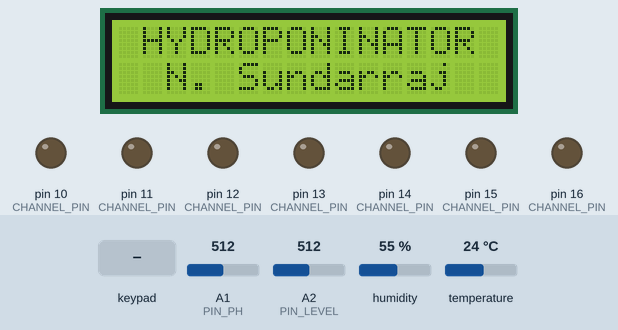
The sketch below on a simulated Arduino Mega 2560, built with avr-gcc and run on an emulated ATmega2560. Shown: 16×2 character LCD, output pins drawn as LEDs (lit = HIGH). The test bench sets the inputs (shaded band); at power-on: A2 (PIN_LEVEL) = 512, A1 (PIN_PH) = 512, humidity 55 %, temperature 24 °C. EEPROM starts erased; what the sketch prints to the serial monitor is not drawn.

Above: at 1.2 s.
1.3 s: A2 (PIN_LEVEL) set to 214
At 3.2 s:
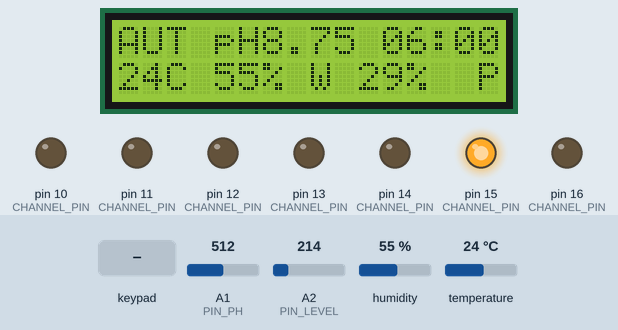
3.5 s: A2 (PIN_LEVEL) set to 184
At 7.4 s:
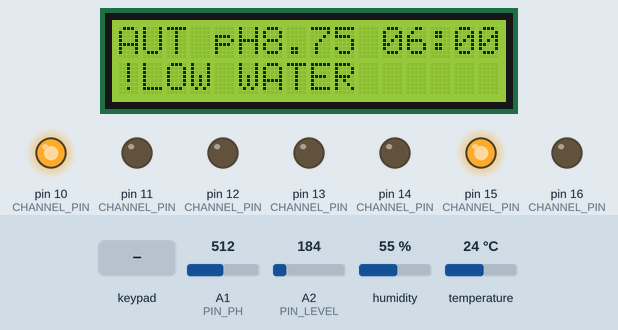
9.5 s: key 'B' pressed
At 11.0 s:
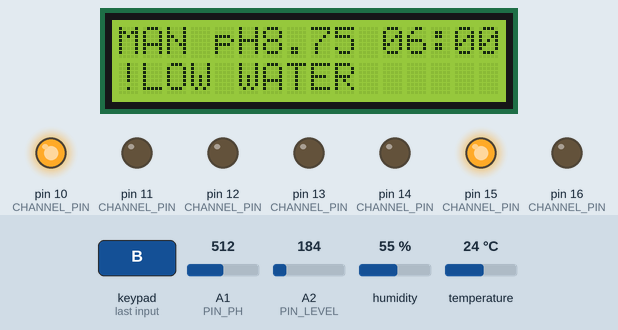
15.9 s: keypad keys 1 3 9 7 # pressed 0.4 s apart
At 21.0 s:
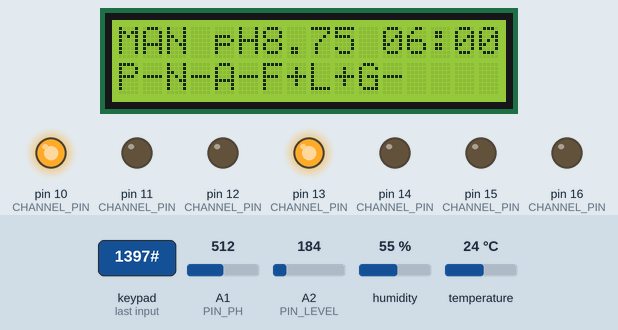
30.0 s: A1 (PIN_PH) set to 30
At 35.2 s:
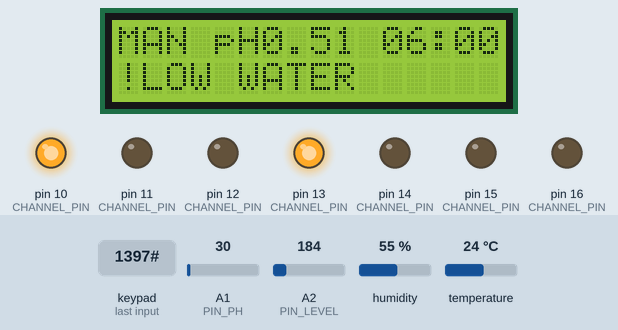
Timing chart, 0 to 36.5 s (numbered marks = the images above; inputs shaded):
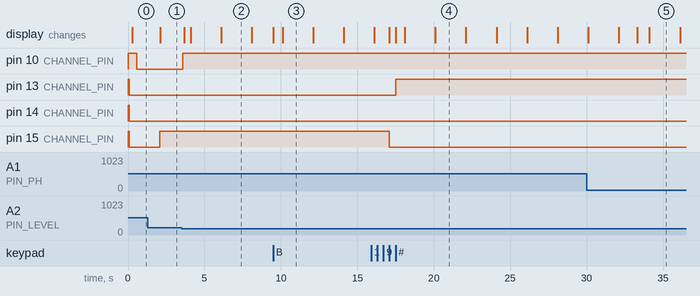

Measured:
- the behaviour switches between 196 and 195 on A2 (PIN_LEVEL) (found by bisection; images 1 and 2)
- after the input at 1.3 s, the display: changes after 0.79 s (image 1)
- after the input at 3.5 s, pin 10 (CHANNEL_PIN): LOW → HIGH after 0.07 s; the display: changes after 0.17 s (image 2)
- after the input at 9.5 s, the display: first changes at once (image 3 shows a later state)
- after the input at 15.9 s, pin 13 (CHANNEL_PIN): LOW → HIGH after 1.6 s; pin 15 (CHANNEL_PIN): HIGH → LOW after 1.2 s; the display: first differs from a run without the input after 1.2 s (image 4 shows a later state)
- after the input at 30.0 s, the display: first differs from a run without the input after 3.3 s (image 5 shows a later state)
- what the display in image 2 shows lasts 2.0 s, from 6.1 s to 8.1 s

The sketch:

Hydroponics.ino
```cpp
// Hydroponinator - automated hydroponics controller for Arduino Mega 2560
// Author: Nitish Sundarraj
//
// Hardware: 4x4 keypad, 16x2 LCD, DHT11, analog pH board, water-level strip,
// circulation pump + two mini dosing pumps, grow light, fluorescent tubes,
// fan and humidifier. Pin map in config.h.
//
// Libraries (Library Manager): "Keypad" (Mark Stanley, Alexander Brevig),
// "DHTlib" (Rob Tillaart), LiquidCrystal and EEPROM (bundled).
//
// This file is only the hardware layer: it samples sensors on a schedule,
// never blocks, and passes everything to hydro::Controller (src/), which
// holds all of the decisions and is unit-tested on a PC.
//
// Keys
//   A automatic   B manual   C monitor pages   D economy
//   manual mode:  1/4 pump on/off   2/5 nutrient   3/6 pH-down
//                 7/* fan           8/0 fluorescent 9/# grow light
//   monitor:      # next page   * set clock   0 calibrate pH (7 then 4)

#include <Keypad.h>
#include <LiquidCrystal.h>
#include <dht.h>
#include <EEPROM.h>
#include <avr/wdt.h>
#include <stddef.h>

#include "config.h"
#include "src/hydro_core.h"

LiquidCrystal lcd(LCD_PINS[0], LCD_PINS[1], LCD_PINS[2], LCD_PINS[3], LCD_PINS[4], LCD_PINS[5]);
Keypad keypad(makeKeymap(KEYMAP), (byte*)KEYPAD_ROW_PINS, (byte*)KEYPAD_COL_PINS, 4, 4);
dht DHT;
hydro::Controller controller;

struct Persist {
  uint16_t magic;
  uint8_t version;
  uint8_t program;
  hydro::Calibration cal;
  uint8_t crc;
};

// Everything the hardware layer remembers between loop() passes.
struct Hal {
  bool applied[hydro::CH_COUNT];
  char shown[2][17];
  uint32_t lastPhSample, lastDht, lastLevel, lastTelemetry, lastLcd;
  int phRaw[10];
  uint8_t phCount;
  hydro::Outputs out;
  bool keyPending;
};
Hal hal;

// --------------------------------------------------------------- EEPROM

static uint8_t crc8(const uint8_t* p, uint8_t n) {  // CRC-8/SMBUS
  uint8_t c = 0;
  while (n--) {
    c ^= *p++;
    for (uint8_t i = 0; i < 8; ++i) c = (c & 0x80) ? (uint8_t)((c << 1) ^ 0x07) : (uint8_t)(c << 1);
  }
  return c;
}

static void loadSettings(hydro::Settings& s, hydro::Program& prog) {
  s = hydro::default_settings();
  prog = hydro::PROG_AUTO;
  Persist p;
  EEPROM.get(EEPROM_ADDR, p);
  if (p.magic != EEPROM_MAGIC || p.version != EEPROM_VERSION) return;
  if (crc8((const uint8_t*)&p, (uint8_t)offsetof(Persist, crc)) != p.crc) return;
  if (p.program <= hydro::PROG_ECONOMY) prog = (hydro::Program)p.program;
  if (hydro::calibration_plausible(p.cal)) s.cal = p.cal;
}

static void saveSettings() {
  Persist p;
  for (uint8_t i = 0; i < sizeof(p); ++i) ((uint8_t*)&p)[i] = 0;
  p.magic = EEPROM_MAGIC;
  p.version = EEPROM_VERSION;
  p.program = controller.program();
  p.cal = controller.settings().cal;
  p.crc = crc8((const uint8_t*)&p, (uint8_t)offsetof(Persist, crc));
  EEPROM.put(EEPROM_ADDR, p);  // put() only rewrites bytes that changed
}

// -------------------------------------------------------------- sensors

// One ADC sample every PH_SAMPLE_MS; after ten, drop the two highest and two
// lowest and average the rest (the classic pH-board filter, done without
// stalling the loop).
static void samplePh(uint32_t now, hydro::Inputs& in) {
  if (now - hal.lastPhSample < PH_SAMPLE_MS) return;
  hal.lastPhSample = now;
  hal.phRaw[hal.phCount++] = analogRead(PIN_PH);
  if (hal.phCount < 10) return;
  hal.phCount = 0;
  int s[10];
  for (uint8_t i = 0; i < 10; ++i) s[i] = hal.phRaw[i];
  for (uint8_t i = 1; i < 10; ++i)
    for (uint8_t j = i; j > 0 && s[j - 1] > s[j]; --j) { int t = s[j]; s[j] = s[j - 1]; s[j - 1] = t; }
  long sum = 0;
  for (uint8_t i = 2; i < 8; ++i) sum += s[i];
  in.ph_ready = true;
  in.ph_volts = (float)sum / 6.0f * ADC_REF_V / 1024.0f;
  in.ph_adc_min = (uint16_t)s[0];
  in.ph_adc_max = (uint16_t)s[9];
}

static void readClimate(uint32_t now, hydro::Inputs& in) {
  if (now - hal.lastDht < DHT_SAMPLE_MS) return;
  hal.lastDht = now;
  int rc = DHT.read11(PIN_DHT);
  in.dht_ready = true;
  in.dht_ok = rc == DHTLIB_OK && DHT.temperature > -20 && DHT.temperature < 70 && DHT.humidity >= 0 &&
              DHT.humidity <= 100;
  if (in.dht_ok) {
    in.temp_c = (int8_t)DHT.temperature;
    in.rh = (uint8_t)DHT.humidity;
  }
}

static void readLevel(uint32_t now, hydro::Inputs& in) {
  if (now - hal.lastLevel < LEVEL_SAMPLE_MS) return;
  hal.lastLevel = now;
  long a = analogRead(PIN_LEVEL);
  long pct = (a - LEVEL_ADC_EMPTY) * 100L / (LEVEL_ADC_FULL - LEVEL_ADC_EMPTY);
  if (pct < 0) pct = 0;
  if (pct > 100) pct = 100;
  in.level_ready = true;
  in.level_pct = (uint8_t)pct;
}

// -------------------------------------------------------------- outputs

static void writeChannel(uint8_t ch, bool on) {
  bool level = CHANNEL_ACTIVE_LOW[ch] ? !on : on;
  digitalWrite(CHANNEL_PIN[ch], level ? HIGH : LOW);
  hal.applied[ch] = on;
}

static void applyOutputs(const hydro::Outputs& out) {
  for (uint8_t ch = 0; ch < hydro::CH_COUNT; ++ch)
    if (out.on[ch] != hal.applied[ch]) writeChannel(ch, out.on[ch]);
}

// Rewrite only the characters that changed: a full 32-character refresh
// costs ~9 ms on a 4-bit HD44780, a typical update well under 1 ms.
static void refreshLcd(uint32_t now, bool urgent) {
  if (!urgent && now - hal.lastLcd < 200) return;
  hal.lastLcd = now;
  for (uint8_t row = 0; row < 2; ++row) {
    int8_t cursor = -1;
    for (uint8_t col = 0; col < 16; ++col) {
      char c = hal.out.lcd[row][col];
      if (c == hal.shown[row][col]) { cursor = -1; continue; }
      if (cursor != (int8_t)col) lcd.setCursor(col, row);
      lcd.write((uint8_t)c);
      hal.shown[row][col] = c;
      cursor = (int8_t)(col + 1);
    }
  }
}

static void telemetry(uint32_t now) {
  if (now - hal.lastTelemetry < TELEMETRY_MS) return;
  hal.lastTelemetry = now;
  uint8_t bits = 0;
  for (uint8_t ch = 0; ch < hydro::CH_COUNT; ++ch) if (hal.applied[ch]) bits |= (uint8_t)(1u << ch);
  Serial.print(now / 1000UL);
  Serial.print(',');
  Serial.print((int)controller.program());
  Serial.print(',');
  if (controller.ph_valid()) Serial.print(controller.ph(), 2);
  Serial.print(',');
  Serial.print(controller.volts(), 3);
  Serial.print(',');
  Serial.print((int)controller.temp_c());
  Serial.print(',');
  Serial.print((int)controller.rh());
  Serial.print(',');
  Serial.print((int)controller.level_pct());
  Serial.print(',');
  Serial.print((int)bits);
  Serial.print(',');
  Serial.print((unsigned int)controller.alarms());
  Serial.print(',');
  Serial.print((int)controller.dose_state());
  Serial.print(',');
  Serial.println(controller.dose_ms_today());
}

// ---------------------------------------------------------- setup/loop

void setup() {
  wdt_disable();
  // Park every output at OFF before it becomes an output: relay loads must
  // not click on during boot.
  for (uint8_t ch = 0; ch < hydro::CH_COUNT; ++ch) {
    digitalWrite(CHANNEL_PIN[ch], CHANNEL_ACTIVE_LOW[ch] ? HIGH : LOW);
    pinMode(CHANNEL_PIN[ch], OUTPUT);
    hal.applied[ch] = false;
  }
  Serial.begin(SERIAL_BAUD);
  Serial.println(F("# hydroponinator: t_s,program,ph,volts,temp_c,rh,level_pct,outputs,alarms,dose_state,acid_ms_today"));
  lcd.begin(16, 2);
  for (uint8_t r = 0; r < 2; ++r) {
    for (uint8_t c = 0; c < 16; ++c) hal.shown[r][c] = ' ';
    hal.shown[r][16] = 0;
  }
  hydro::Settings s;
  hydro::Program prog;
  loadSettings(s, prog);
  uint32_t now = millis();
  controller.begin(s, prog, now);
  hal.lastPhSample = hal.lastDht = hal.lastLevel = hal.lastLcd = now;
  hal.lastTelemetry = now;
  hal.phCount = 0;
  wdt_enable(WDTO_4S);  // a hung loop reboots into the last program
}

void loop() {
  wdt_reset();
  const uint32_t now = millis();
  hydro::Inputs in;
  in.now_ms = now;
  in.key = keypad.getKey();
  in.ph_ready = in.dht_ready = in.dht_ok = in.level_ready = false;
  in.ph_volts = 0;
  in.ph_adc_min = in.ph_adc_max = 0;
  in.temp_c = 0;
  in.rh = in.level_pct = 0;
  samplePh(now, in);
  readClimate(now, in);
  readLevel(now, in);

  controller.step(in, hal.out);
  applyOutputs(hal.out);
  refreshLcd(now, in.key != NO_KEY);
  if (hal.out.save) saveSettings();
  telemetry(now);
}
```

hydro_core.h
```cpp
// hydro_core.h - hardware-independent control logic for the Hydroponinator.
//
// Nothing in here touches a pin, a timer or a library: the sketch samples the
// sensors, hands the readings to Controller::step() together with millis()
// and the last key press, and applies the outputs it gets back. That keeps
// the logic unit-testable on a PC and lets the exact same code run in the
// browser simulator (compiled to WebAssembly).
//
// Author: Nitish Sundarraj
#pragma once
#include <stdint.h>

namespace hydro {

enum Channel : uint8_t {
  CH_PUMP,        // 40 W circulation pump (relay)
  CH_PH_DOWN,     // pH-down dosing pump (transistor)
  CH_NUTRIENT,    // nutrient dosing pump (transistor)
  CH_GROW_LIGHT,  // full-spectrum grow light (relay)
  CH_FLUO_LIGHT,  // supplemental fluorescent tubes (relay)
  CH_FAN,         // ventilation fan (relay)
  CH_HUMIDIFIER,  // humidifier (transistor)
  CH_COUNT
};

enum Program : uint8_t { PROG_AUTO = 0, PROG_MANUAL = 1, PROG_ECONOMY = 2 };
enum Screen : uint8_t { SCR_SPLASH, SCR_HOME, SCR_MONITOR, SCR_CALIBRATE, SCR_SET_CLOCK };
enum DoseState : uint8_t { DOSE_IDLE, DOSE_PUMPING, DOSE_MIXING, DOSE_LOCKED };

enum Alarm : uint16_t {
  ALM_LOW_WATER = 1u << 0,     // reservoir below the pump intake margin
  ALM_PH_PROBE = 1u << 1,      // pH reading missing, at an ADC rail or absurd
  ALM_NO_RESPONSE = 1u << 2,   // doses did not move the pH: probe or pump fault
  ALM_PH_LOW = 1u << 3,        // below the low limit (no pH-up pump fitted)
  ALM_DOSE_BUDGET = 1u << 4,   // daily pH-down allowance used up
  ALM_CLIMATE = 1u << 5,       // no valid DHT11 reading for 30 s
};

// Two-point calibration: amplifier output (volts) in pH 7.00 and 4.00 buffers.
struct Calibration {
  float v7;
  float v4;
};

struct Settings {
  float ph_target;          // a correction doses down to this pH
  float ph_start;           // ...and starts when the pH rises above this
  float ph_low_alarm;
  float gain_initial;       // pH drop per second of pH-down pump (first guess)
  uint16_t dose_min_ms, dose_max_ms;
  uint32_t mix_ms;          // circulate this long before judging a dose
  uint8_t max_unanswered;   // doses with no response before dosing locks out
  uint16_t dose_budget_ms_day;
  uint8_t lights_on_hour, light_hours, eco_light_hours;
  uint8_t pump_on_min, pump_off_min_day, pump_off_min_night;
  uint8_t eco_pump_on_min, eco_pump_off_min_day, eco_pump_off_min_night;
  int8_t fan_on_c, fan_off_c;
  uint8_t fan_on_rh, fan_off_rh, hum_on_rh, hum_off_rh;
  uint8_t level_low_pct, level_ok_pct;
  uint16_t manual_dose_limit_ms;
  Calibration cal;
};

Settings default_settings();
Calibration default_calibration();  // DFRobot-style board: pH = 3.5 * V
float volts_to_ph(float volts, const Calibration& c);
bool calibration_plausible(const Calibration& c);

struct Inputs {
  uint32_t now_ms;
  char key;                 // 0 when no key was pressed
  bool ph_ready;            // a new averaged pH-board voltage is available
  float ph_volts;
  uint16_t ph_adc_min, ph_adc_max;  // extremes of the raw samples behind it
  bool dht_ready;           // a DHT11 read was attempted
  bool dht_ok;
  int8_t temp_c;
  uint8_t rh;
  bool level_ready;
  uint8_t level_pct;
};

struct Outputs {
  bool on[CH_COUNT];
  char lcd[2][17];
  bool save;                // program or calibration changed: persist it
};

class Controller {
 public:
  void begin(const Settings& s, Program p, uint32_t now_ms);
  void step(const Inputs& in, Outputs& out);

  Program program() const { return prog_; }
  Screen screen() const { return scr_; }
  DoseState dose_state() const { return dose_; }
  uint16_t alarms() const { return alarms_; }
  bool ph_valid() const { return ph_ok_; }
  float ph() const { return ph_; }
  float volts() const { return volts_; }
  float gain() const { return gain_; }
  uint32_t dose_ms_today() const { return dose_ms_today_; }
  uint16_t doses_today() const { return doses_today_; }
  uint8_t unanswered() const { return unanswered_; }
  int8_t temp_c() const { return temp_; }
  uint8_t rh() const { return rh_; }
  uint8_t level_pct() const { return level_; }
  const Settings& settings() const { return s_; }
  uint32_t clock_s(uint32_t now_ms) const;   // seconds since midnight
  bool lights_period(uint32_t now_ms) const;

 private:
  void handle_key(char k, uint32_t now);
  void update_sensors(const Inputs& in);
  void update_dosing(uint32_t now);
  void compute_outputs(uint32_t now, Outputs& out);
  void render(uint32_t now, const Outputs& out, char lcd[2][17]);
  void set_program(Program p);
  void finish_calibration(uint32_t now);
  bool dosing_allowed(uint32_t now) const;

  Settings s_;
  Program prog_;
  Screen scr_;
  uint8_t page_;
  uint32_t boot_ms_, splash_until_;
  bool save_;

  uint32_t clock_base_s_, clock_anchor_ms_, last_tod_;

  float ph_hist_[5];
  uint8_t ph_n_;
  uint32_t ph_count_, ph_last_ms_, settle_until_;
  float ph_, volts_;
  bool ph_ok_, probe_fault_;

  int8_t temp_;
  uint8_t rh_;
  bool climate_ok_;
  uint32_t climate_last_ms_;
  bool fan_on_, hum_on_;

  uint8_t level_;
  bool level_seen_, level_low_;
  uint32_t level_last_ms_;

  DoseState dose_;
  uint32_t dose_start_, dose_len_, mix_start_;
  float ph_before_, gain_;
  uint8_t unanswered_;
  bool correcting_, dose_eval_valid_, budget_hit_;
  uint32_t dose_ms_today_;
  uint16_t doses_today_;

  bool manual_[CH_COUNT];
  uint32_t manual_since_[CH_COUNT];
  bool last_on_[CH_COUNT];

  uint8_t cal_step_;
  float cal_v7_;
  float cal_hist_[6];
  uint8_t cal_n_;
  bool cal_ok_;
  uint32_t cal_result_until_;
  uint8_t cal_slope_pct_;

  char digits_[4];
  uint8_t ndig_;

  uint16_t alarms_;
};

}  // namespace hydro
```

config.h
```cpp
// config.h - wiring and board-specific constants for the Hydroponinator.
// Change pins or relay polarity here; nothing else in the firmware needs to know.
#pragma once
#include "src/hydro_core.h"

// Output channels, in hydro::Channel order.
static const uint8_t CHANNEL_PIN[hydro::CH_COUNT] = {
  10,  // CH_PUMP        40 W circulation pump    (relay module)
  11,  // CH_PH_DOWN     pH-down mini pump        (transistor driver)
  12,  // CH_NUTRIENT    nutrient mini pump       (transistor driver)
  13,  // CH_GROW_LIGHT  full-spectrum grow light (relay module)
  14,  // CH_FLUO_LIGHT  fluorescent tubes        (relay module)
  15,  // CH_FAN         ventilation fan          (relay module)
  16,  // CH_HUMIDIFIER  humidifier               (transistor driver)
};

// The common blue 4-channel relay boards switch ON when their input is pulled
// LOW, while the transistor drivers switch ON when it is HIGH. Every channel
// says which convention it uses, and setup() parks each pin at its OFF level
// before enabling it, so no load clicks on during boot.
static const bool CHANNEL_ACTIVE_LOW[hydro::CH_COUNT] = {
  true, false, false, true, true, true, false,
};

// Sensors
static const uint8_t PIN_DHT = A0;     // DHT11 data
static const uint8_t PIN_PH = A1;      // analog pH amplifier board
static const uint8_t PIN_LEVEL = A2;   // resistive water-level strip

// 16x2 LCD (RS, E, D4..D7) and 4x4 keypad
static const uint8_t LCD_PINS[6] = {43, 45, 47, 49, 51, 53};
static const byte KEYPAD_ROW_PINS[4] = {9, 8, 7, 6};
static const byte KEYPAD_COL_PINS[4] = {5, 4, 3, 2};
static const char KEYMAP[4][4] = {
  {'1', '2', '3', 'A'},
  {'4', '5', '6', 'B'},
  {'7', '8', '9', 'C'},
  {'*', '0', '#', 'D'},
};

// Analog front end
static const float ADC_REF_V = 5.0f;
static const uint16_t PH_SAMPLE_MS = 100;    // 10 samples -> one reading per second
static const uint16_t LEVEL_SAMPLE_MS = 500;
static const uint16_t DHT_SAMPLE_MS = 2000;  // DHT11: at most one read per second
static const int LEVEL_ADC_EMPTY = 40;       // strip dry
static const int LEVEL_ADC_FULL = 640;       // strip fully submerged (tank full)

// Serial telemetry (CSV) for logging or plotting
static const unsigned long SERIAL_BAUD = 115200;
static const uint16_t TELEMETRY_MS = 5000;

// EEPROM
static const int EEPROM_ADDR = 0;
static const uint16_t EEPROM_MAGIC = 0x4859;  // "HY"
static const uint8_t EEPROM_VERSION = 1;
```

Source omitted: hydro_core.cpp (22720 bytes)
